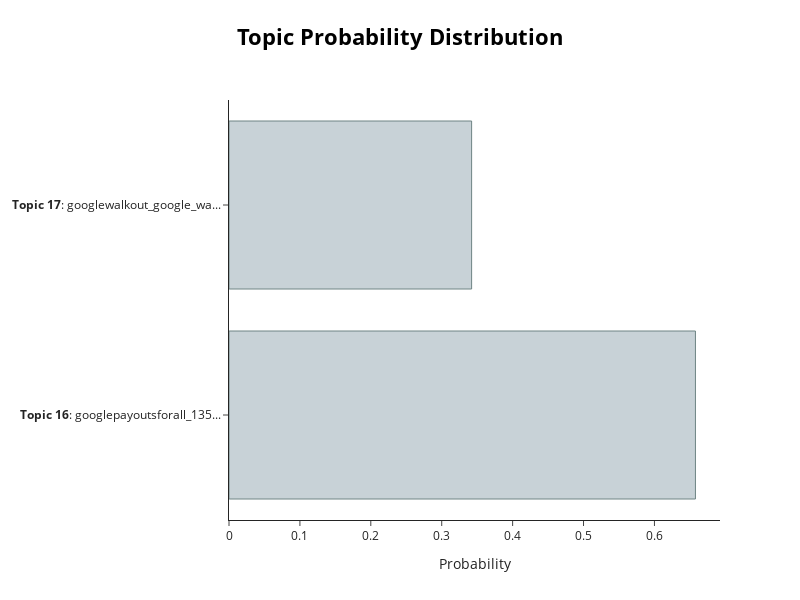

The code cell stored with this chart in its notebook:
### Code cell
topic_model.visualize_distribution(topic_distr[4])

### Figure 1 — Plotly figure (JSON) as saved in the notebook; plotly's stock layout.template omitted (floating-point values rounded to 4 significant figures)
{"data": [{"marker": {"color": "#C8D2D7", "line": {"color": "#6E8484", "width": 1}}, "orientation": "h", "type": "bar", "x": [0.6578, 0.3422], "y": ["<b>Topic 16</b>: googlepayoutsforall_135...", "<b>Topic 17</b>: googlewalkout_google_wa..."]}], "layout": {"height": 600, "hoverlabel": {"bgcolor": "white", "font": {"family": "Rockwell", "size": 16}}, "title": {"font": {"color": "Black", "size": 22}, "text": "<b>Topic Probability Distribution", "x": 0.5, "xanchor": "center", "y": 0.95, "yanchor": "top"}, "width": 800, "xaxis": {"title": {"text": "Probability"}}}}
